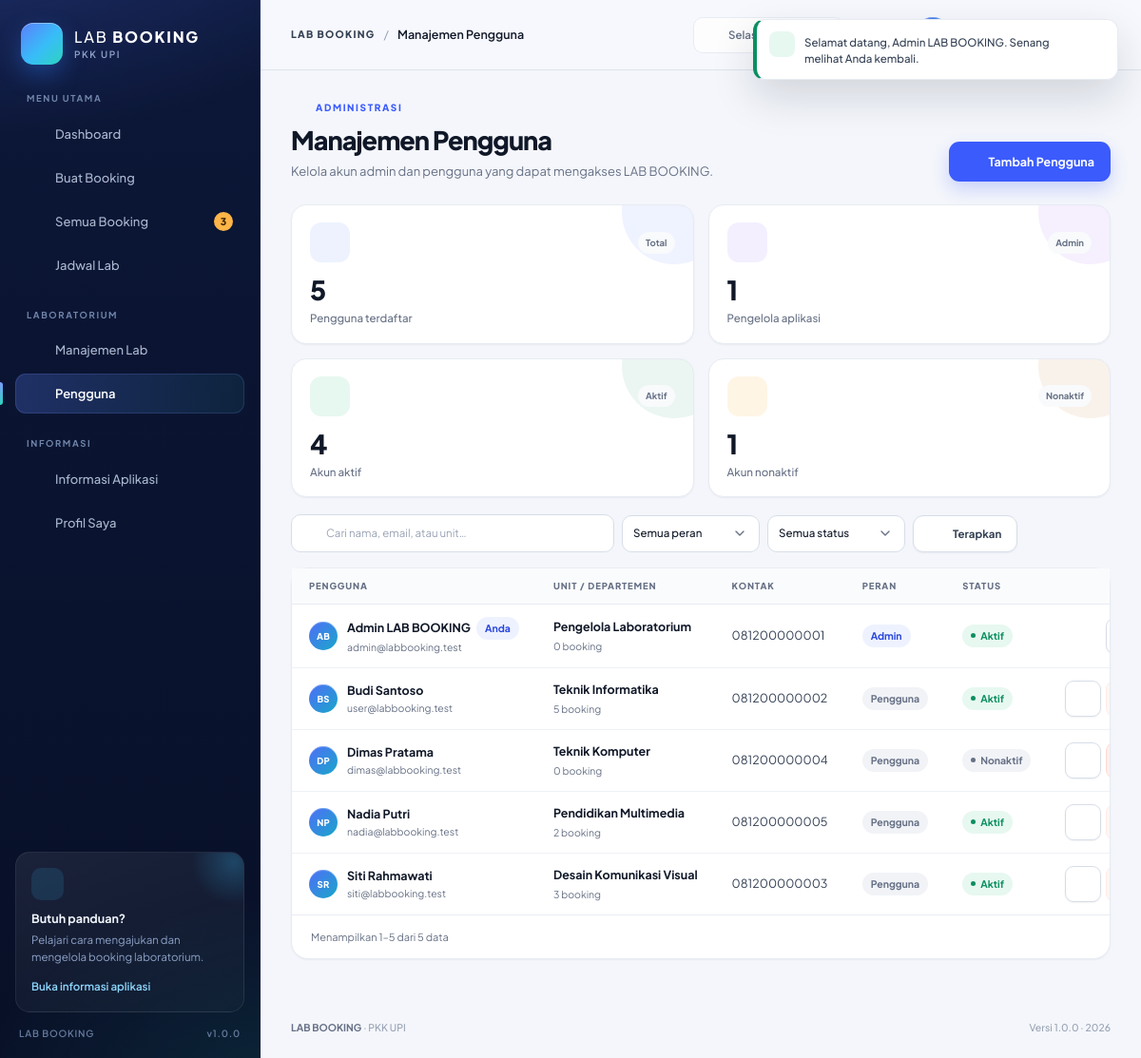
Screenshot of /users/index.php (signed in) with the database file from the repository.
### tables this page shows
CREATE TABLE `users` (
    `id`         INT UNSIGNED NOT NULL AUTO_INCREMENT,
    `name`       VARCHAR(100) NOT NULL,
    `email`      VARCHAR(150) NOT NULL,
    `password`   VARCHAR(255) NOT NULL,
    `role`       ENUM('admin', 'user') NOT NULL DEFAULT 'user',
    `phone`      VARCHAR(30) DEFAULT NULL,
    `department` VARCHAR(120) DEFAULT NULL,
    `status`     ENUM('active', 'inactive') NOT NULL DEFAULT 'active',
    `created_at` DATETIME NOT NULL DEFAULT CURRENT_TIMESTAMP,
    `updated_at` DATETIME NOT NULL DEFAULT CURRENT_TIMESTAMP ON UPDATE CURRENT_TIMESTAMP,
    PRIMARY KEY (`id`),
    UNIQUE KEY `uq_users_email` (`email`),
    KEY `idx_users_role` (`role`),
    KEY `idx_users_status` (`status`)
);

### config/database.php (called while the page is built, shortened)
<?php
function db(): PDO
{
    static $pdo = null;
    if ($pdo instanceof PDO) {
        return $pdo;
    }
    $dsn = sprintf(
        'mysql:host=%s;port=%s;dbname=%s;charset=%s',
        DB_HOST,
        DB_PORT,
        DB_NAME,
        DB_CHARSET
    );
    try {
        $pdo = new PDO($dsn, DB_USER, DB_PASS, [
            PDO::ATTR_ERRMODE            => PDO::ERRMODE_EXCEPTION,
            PDO::ATTR_DEFAULT_FETCH_MODE => PDO::FETCH_ASSOC,
            PDO::ATTR_EMULATE_PREPARES   => false,
        ]);
    } catch (PDOException $exception) {
        http_response_code(500);
        if (APP_DEBUG) {
            $message = htmlspecialchars($exception->getMessage(), ENT_QUOTES, 'UTF-8');
            $database = htmlspecialchars(DB_NAME, ENT_QUOTES, 'UTF-8');
            echo '<!doctype html><html lang="id"><head><meta charset="utf-8">';
            echo '<title>Koneksi Database — LAB BOOKING</title>';
            echo '<style>body{font-family:system-ui,sans-serif;background:#f4f6fb;color:#101828;display:grid;place-items:center;min-height:100vh;margin:0}'
                . '.box{max-width:680px;background:#fff;padding:36px;border-radius:20px;border:1px solid #e4e7ec;box-shadow:0 20px 50px rgba(16,24,40,.08)}'
                . 'h1{font-size:22px;margin:0 0 8px}p{color:#667085;line-height:1.65}code{display:block;background:#101828;color:#d1fadf;padding:16px;border-radius:10px;margin-top:16px;white-space:pre-wrap;word-break:break-word}'
                . 'strong{color:#101828}</style></head><body><div class="box">';
            echo '<h1>LAB BOOKING belum dapat terhubung ke database</h1>';
            echo '<p>Pastikan MySQL pada Laragon sudah berjalan, database <strong>' . $database . '</strong> sudah dibuat, '
                . 'dan kredensial pada <strong>config/config.php</strong> sudah benar.</p>';
            echo '<p>Impor berkas <strong>database/lab_booking.sql</strong> melalui phpMyAdmin, lalu muat ulang halaman ini.</p>';
            echo '<code>' . $message . '</code></div></body></html>';
            exit;
        }
        exit('LAB BOOKING tidak dapat terhubung ke database. Silakan periksa konfigurasi.');
    }
    return $pdo;
}

### users/index.php (the view, shortened to what this page needs)
<?php
require_once __DIR__ . '/../includes/functions.php';
require_admin();
$currentUser = current_user();
$search = get('q');
$roleFilter = get('role');
if (!in_array($roleFilter, ['admin', 'user'], true)) {
    $roleFilter = '';
}
$statusFilter = get('status');
if (!in_array($statusFilter, ['active', 'inactive'], true)) {
    $statusFilter = '';
}
$page = max(1, (int) get('page', '1'));
$perPage = 10;
$conditions = [];
$parameters = [];
$where = $conditions !== [] ? 'WHERE ' . implode(' AND ', $conditions) : '';
$total = (int) q('SELECT COUNT(*) FROM users u ' . $where, $parameters)->fetchColumn();
$totalPages = max(1, (int) ceil($total / $perPage));
$page = min($page, $totalPages);
$offset = ($page - 1) * $perPage;
$users = q(
    'SELECT u.*,
            (SELECT COUNT(*) FROM bookings b WHERE b.user_id = u.id) AS booking_count
     FROM users u ' . $where . '
     ORDER BY FIELD(u.role, \'admin\', \'user\'), u.name ASC
     LIMIT ' . $perPage . ' OFFSET ' . $offset,
    $parameters
)->fetchAll();
$summary = q(
    "SELECT COUNT(*) AS total,
            SUM(role = 'admin') AS admins,
            SUM(status = 'active') AS active_users,
            SUM(status = 'inactive') AS inactive_users
     FROM users"
)->fetch();
$hasFilter = $search !== '' || $roleFilter !== '' || $statusFilter !== '';
require __DIR__ . '/../includes/header.php';
?>
<div class="page-head">
    <div class="page-head-text">
        <span class="page-eyebrow"><?= icon('users') ?>Administrasi</span>
        <h1 class="page-title">Manajemen Pengguna</h1>
        <p class="page-subtitle">Kelola akun admin dan pengguna yang dapat mengakses LAB BOOKING.</p>
    </div>
    <div class="page-actions">
        <a class="btn btn-primary" href="<?= e(url('users/create.php')) ?>"><?= icon('plus') ?>Tambah Pengguna</a>
    </div>
</div>
<div class="stat-grid">
    <div class="stat-card stat-primary">
        <div class="stat-top">
            <span class="stat-icon"><?= icon('users') ?></span>
            <span class="stat-trend">Total</span>
        </div>
        <span class="stat-value"><?= (int) $summary['total'] ?></span>
        <span class="stat-label">Pengguna terdaftar</span>
    </div>
    <div class="stat-card stat-violet">
        <div class="stat-top">
            <span class="stat-icon"><?= icon('shield') ?></span>
            <span class="stat-trend">Admin</span>
        </div>
        <span class="stat-value"><?= (int) $summary['admins'] ?></span>
        <span class="stat-label">Pengelola aplikasi</span>
    </div>
    <div class="stat-card stat-success">
        <div class="stat-top">
            <span class="stat-icon"><?= icon('user-check') ?></span>
            <span class="stat-trend">Aktif</span>
        </div>
        <span class="stat-value"><?= (int) $summary['active_users'] ?></span>
        <span class="stat-label">Akun aktif</span>
    </div>
    <div class="stat-card stat-warning">
        <div class="stat-top">
            <span class="stat-icon"><?= icon('slash') ?></span>
            <span class="stat-trend">Nonaktif</span>
        </div>
        <span class="stat-value"><?= (int) $summary['inactive_users'] ?></span>
        <span class="stat-label">Akun nonaktif</span>
    </div>
</div>
<div class="filter-bar">
    <form class="filter-form" method="get" action="<?= e(url('users/index.php')) ?>">
        <div class="filter-search">
            <?= icon('search') ?>
            <input class="input" type="search" name="q" value="<?= e($search) ?>" placeholder="Cari nama, email, atau unit…" aria-label="Cari pengguna">
        </div>
        <select class="select" name="role" aria-label="Filter peran" data-auto-submit>
            <option value="">Semua peran</option>
        </select>
        <select class="select" name="status" aria-label="Filter status" data-auto-submit>
            <option value="">Semua status</option>
        </select>
        <button class="btn btn-secondary" type="submit"><?= icon('filter') ?>Terapkan</button>
    </form>
</div>
<section class="card">
    <?php if ($users === []): ?>
        <div class="empty-state">
            <div class="empty-icon"><?= icon('users') ?></div>
            <h3>Pengguna tidak ditemukan</h3>
            <p>Tidak ada akun yang cocok dengan pencarian atau filter yang Anda gunakan.</p>
            <?php if ($hasFilter): ?>
                <a class="btn btn-secondary btn-sm" href="<?= e(url('users/index.php')) ?>">Tampilkan semua pengguna</a>
            <?php else: ?>
                <a class="btn btn-primary btn-sm" href="<?= e(url('users/create.php')) ?>"><?= icon('plus') ?>Tambah Pengguna</a>
            <?php endif; ?>
        </div>
    <?php else: ?>
        <div class="table-wrap">
            <table class="data-table">
                <thead>
                    <tr>
                        <th>Pengguna</th>
                        <th>Unit / Departemen</th>
                        <th>Kontak</th>
                        <th>Peran</th>
                        <th>Status</th>
                        <th style="text-align:right">Aksi</th>
                    </tr>
                </thead>
                <tbody>
                    <?php foreach ($users as $account): ?>
                        <tr>
                            <td>
                                <div class="table-user">
                                    <?= avatar($account['name'], 'avatar-sm') ?>
                                    <div class="table-user-info">
                                        <strong>
                                            <?= e($account['name']) ?>
                                            <?php if ((int) $account['id'] === (int) $currentUser['id']): ?>
                                                <small class="badge badge-primary" style="margin-left:4px">Anda</small>
                                            <?php endif; ?>
                                        </strong>
                                        <span><?= e($account['email']) ?></span>
                                    </div>
                                </div>
                            </td>
                            <td>
                                <span class="cell-main"><?= e($account['department'] ?: '-') ?></span>
                                <span class="cell-sub"><?= (int) $account['booking_count'] ?> booking</span>
                            </td>
                            <td><?= e($account['phone'] ?: '-') ?></td>
                            <td><?= role_badge($account['role']) ?></td>
                            <td><?= user_status_badge($account['status']) ?></td>
                            <td>
                                <div class="table-actions">
                                    <a class="btn btn-icon btn-sm btn-secondary" href="<?= e(url('users/edit.php?id=' . (int) $account['id'])) ?>" title="Edit pengguna" aria-label="Edit <?= e($account['name']) ?>">
                                        <?= icon('edit') ?>
                                    </a>
                                    <?php if ((int) $account['id'] !== (int) $currentUser['id']): ?>
                                        <?php if ((int) $account['booking_count'] > 0): ?>
                                            <button class="btn btn-icon btn-sm btn-danger-soft is-disabled" type="button" title="Tidak dapat dihapus karena memiliki riwayat booking" aria-label="Tidak dapat dihapus" disabled>
                                            </button>
                                        <?php else: ?>
                                            <form method="post" action="<?= e(url('users/delete.php')) ?>" data-confirm="Hapus akun <?= e($account['name']) ?>? Tindakan ini tidak dapat dibatalkan.">
                                                <button class="btn btn-icon btn-sm btn-danger-soft" type="submit" title="Hapus pengguna" aria-label="Hapus <?= e($account['name']) ?>">
                                                </button>
                                            </form>
                                        <?php endif; ?>
                                    <?php endif; ?>
                                </div>
                            </td>
                        </tr>
                    <?php endforeach; ?>
                </tbody>
            </table>
        </div>
        <div class="table-footer">
            <span><?= e(pagination_info($total, $page, $perPage)) ?></span>
        </div>
    <?php endif; ?>
</section>
<?php require __DIR__ . '/../includes/footer.php'; ?>

### includes/icons.php (shortened to what this page needs)
<?php
function icon(string $name, string $class = ''): string
{
    if (!isset($paths[$name])) {
        $name = 'info';
    }
    $classAttribute = $class !== '' ? ' class="' . htmlspecialchars($class, ENT_QUOTES, 'UTF-8') . '"' : '';
    return '<svg' . $classAttribute . ' viewBox="0 0 24 24" fill="none" stroke="currentColor" '
        . 'stroke-width="1.8" stroke-linecap="round" stroke-linejoin="round" aria-hidden="true" focusable="false">'
        . $paths[$name] . '</svg>';
}

### includes/functions.php (shortened to what this page needs)
<?php
require_once __DIR__ . '/../config/database.php';
require_once __DIR__ . '/icons.php';
function e(mixed $value): string
{
    return htmlspecialchars((string) $value, ENT_QUOTES | ENT_SUBSTITUTE, 'UTF-8');
}
function url(string $path = ''): string
{
    return BASE_URL . '/' . ltrim($path, '/');
}
function get(string $key, string $default = ''): string
{
    $value = $_GET[$key] ?? $default;
    return is_scalar($value) ? trim((string) $value) : $default;
}
function current_user(): ?array
{
    static $resolved = false;
    static $user = null;
    if ($resolved) {
        return $user;
    }
    $resolved = true;
    $userId = (int) ($_SESSION['user_id'] ?? 0);
    $statement = db()->prepare('SELECT * FROM users WHERE id = ? LIMIT 1');
    $statement->execute([$userId]);
    $found = $statement->fetch();
    return $user = $found;
}
function is_logged_in(): bool
{
    return current_user() !== null;
}
function is_admin(): bool
{
    $user = current_user();
    return $user !== null && $user['role'] === 'admin';
}
function require_login(): void
{
    if (!is_logged_in()) {
        flash('warning', 'Silakan masuk terlebih dahulu untuk mengakses halaman tersebut.');
        redirect('login.php');
    }
}
function require_admin(): void
{
    require_login();
}
function q(string $sql, array $parameters = []): PDOStatement
{
    $statement = db()->prepare($sql);
    $statement->execute($parameters);
    return $statement;
}
function role_label(string $role): string
{
    return $role === 'admin' ? 'Admin' : 'Pengguna';
}
function role_badge(string $role): string
{
    $class = $role === 'admin' ? 'primary' : 'neutral';
    return '<span class="badge badge-' . $class . '">' . e(role_label($role)) . '</span>';
}
function user_status_badge(string $status): string
{
    $active = $status === 'active';
    return '<span class="badge badge-' . ($active ? 'success' : 'neutral') . '"><span class="badge-dot"></span>'
        . ($active ? 'Aktif' : 'Nonaktif') . '</span>';
}
function initials(string $name): string
{
    $name = trim($name);
    $parts = preg_split('/\s+/', $name) ?: [$name];
    return mb_strtoupper(mb_substr($parts[0], 0, 1) . mb_substr($parts[count($parts) - 1], 0, 1));
}
function avatar(string $name, string $class = ''): string
{
    $safeClass = $class !== '' ? ' ' . e($class) : '';
    return '<span class="avatar' . $safeClass . '" aria-hidden="true">' . e(initials($name)) . '</span>';
}
function pagination_info(int $total, int $page, int $perPage): string
{
    $page = max(1, $page);
    $start = ($page - 1) * $perPage + 1;
    $end = min($total, $page * $perPage);
    return 'Menampilkan ' . $start . '–' . $end . ' dari ' . $total . ' data';
}

### rows the page displays
users: name "AB", name "Admin LAB BOOKING", shows "Anda", email "admin@labbooking.test", department "Pengelola Laboratorium", booking_count "0", phone "081200000001", role "Admin", status "Aktif"
users: name "BS", name "Budi Santoso", email "user@labbooking.test", department "Teknik Informatika", booking_count "5", phone "081200000002", role "Pengguna", status "Aktif"
users: name "DP", name "Dimas Pratama", email "dimas@labbooking.test", department "Teknik Komputer", booking_count "0", phone "081200000004", role "Pengguna", status "Nonaktif"
users: name "NP", name "Nadia Putri", email "nadia@labbooking.test", department "Pendidikan Multimedia", booking_count "2", phone "081200000005", role "Pengguna", status "Aktif"
users: name "SR", name "Siti Rahmawati", email "siti@labbooking.test", department "Desain Komunikasi Visual", booking_count "3", phone "081200000003", role "Pengguna", status "Aktif"

### other values shown
APP_ORGANIZATION "PKK UPI"
$pendingApprovals "3"
APP_VERSION "1.0.0"
$pageTitle "Manajemen Pengguna"
$flash['message'] "Selamat datang, Admin LAB BOOKING. Senang melihat Anda kembali."
$summary['total'] "5"
$summary['admins'] "1"
$summary['active_users'] "4"
$summary['inactive_users'] "1"
pagination_info($total, $page, $perPage) "Menampilkan 1–5 dari 5 data"
APP_YEAR "2026"
